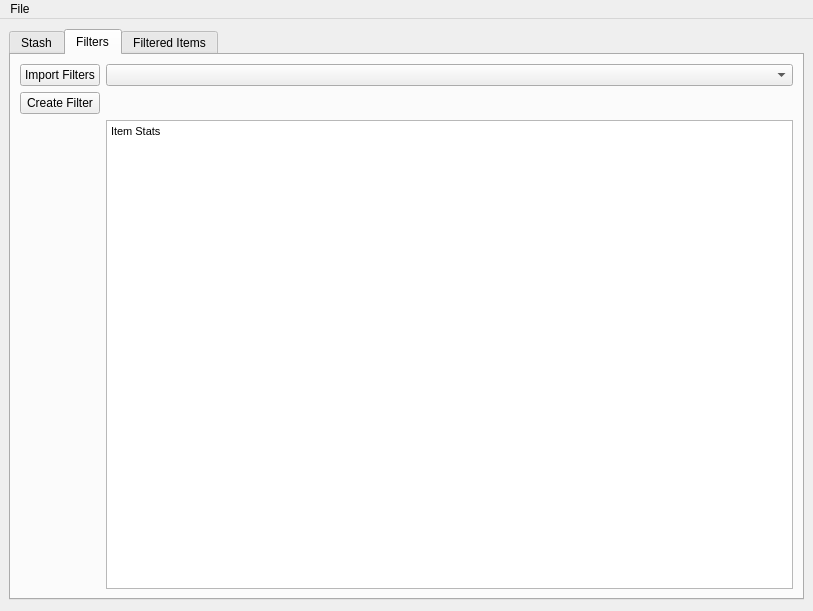
<?xml version="1.0" encoding="UTF-8"?>
<ui version="4.0">
 <class>MainWindow</class>
 <widget class="QMainWindow" name="MainWindow">
  <property name="geometry">
   <rect>
    <x>0</x>
    <y>0</y>
    <width>813</width>
    <height>611</height>
   </rect>
  </property>
  <property name="windowTitle">
   <string>MainWindow</string>
  </property>
  <widget class="QWidget" name="centralwidget">
   <layout class="QGridLayout" name="gridLayout">
    <item row="0" column="0">
     <widget class="QTabWidget" name="tabWidget">
      <property name="maximumSize">
       <size>
        <width>801</width>
        <height>571</height>
       </size>
      </property>
      <property name="currentIndex">
       <number>1</number>
      </property>
      <widget class="QWidget" name="stash_tab">
       <attribute name="title">
        <string>Stash</string>
       </attribute>
       <layout class="QGridLayout" name="gridLayout_3">
        <item row="0" column="0">
         <widget class="QStackedWidget" name="stackedWidget">
          <property name="currentIndex">
           <number>1</number>
          </property>
          <widget class="QWidget" name="input_stash_page">
           <widget class="QPlainTextEdit" name="input_poesessid">
            <property name="geometry">
             <rect>
              <x>70</x>
              <y>15</y>
              <width>692</width>
              <height>41</height>
             </rect>
            </property>
           </widget>
           <widget class="QPushButton" name="GetStashButton">
            <property name="geometry">
             <rect>
              <x>70</x>
              <y>347</y>
              <width>691</width>
              <height>31</height>
             </rect>
            </property>
            <property name="text">
             <string>Get Stash</string>
            </property>
           </widget>
           <widget class="QPlainTextEdit" name="input_poetabs">
            <property name="geometry">
             <rect>
              <x>70</x>
              <y>74</y>
              <width>692</width>
              <height>31</height>
             </rect>
            </property>
            <property name="plainText">
             <string>q1,q2,q3</string>
            </property>
           </widget>
           <widget class="QLabel" name="label">
            <property name="geometry">
             <rect>
              <x>9</x>
              <y>78</y>
              <width>51</width>
              <height>31</height>
             </rect>
            </property>
            <property name="text">
             <string>Tabs</string>
            </property>
           </widget>
           <widget class="QLabel" name="label_2">
            <property name="geometry">
             <rect>
              <x>9</x>
              <y>15</y>
              <width>55</width>
              <height>41</height>
             </rect>
            </property>
            <property name="text">
             <string>POESESSID</string>
            </property>
           </widget>
           <widget class="QLabel" name="label_3">
            <property name="geometry">
             <rect>
              <x>9</x>
              <y>176</y>
              <width>22</width>
              <height>151</height>
             </rect>
            </property>
            <property name="text">
             <string>Json</string>
            </property>
           </widget>
           <widget class="QLabel" name="label_4">
            <property name="geometry">
             <rect>
              <x>400</x>
              <y>130</y>
              <width>16</width>
              <height>16</height>
             </rect>
            </property>
            <property name="text">
             <string>OR</string>
            </property>
           </widget>
           <widget class="QPlainTextEdit" name="input_json">
            <property name="geometry">
             <rect>
              <x>70</x>
              <y>180</y>
              <width>691</width>
              <height>151</height>
             </rect>
            </property>
           </widget>
          </widget>
          <widget class="QWidget" name="stash_page">
           <layout class="QFormLayout" name="formLayout_3">
            <item row="0" column="0">
             <widget class="QTreeWidget" name="ShowStashItems">
              <column>
               <property name="text">
                <string>1</string>
               </property>
              </column>
              <item>
               <property name="text">
                <string>Item Class</string>
               </property>
               <item>
                <property name="text">
                 <string>Boots</string>
                </property>
                <item>
                 <property name="text">
                  <string>Item 1</string>
                 </property>
                </item>
               </item>
              </item>
             </widget>
            </item>
            <item row="1" column="0" colspan="2">
             <widget class="QPushButton" name="ResetStashButton">
              <property name="text">
               <string>Get Stash Again</string>
              </property>
             </widget>
            </item>
            <item row="0" column="1">
             <widget class="QTextBrowser" name="ShowStashItemText">
              <property name="html">
               <string>&lt;!DOCTYPE HTML PUBLIC &quot;-//W3C//DTD HTML 4.0//EN&quot; &quot;http://www.w3.org/TR/REC-html40/strict.dtd&quot;&gt;
&lt;html&gt;&lt;head&gt;&lt;meta name=&quot;qrichtext&quot; content=&quot;1&quot; /&gt;&lt;style type=&quot;text/css&quot;&gt;
p, li { white-space: pre-wrap; }
&lt;/style&gt;&lt;/head&gt;&lt;body style=&quot; font-family:'MS Shell Dlg 2'; font-size:8.25pt; font-weight:400; font-style:normal;&quot;&gt;
&lt;p style=&quot; margin-top:0px; margin-bottom:0px; margin-left:0px; margin-right:0px; -qt-block-indent:0; text-indent:0px;&quot;&gt;Item Stats&lt;/p&gt;&lt;/body&gt;&lt;/html&gt;</string>
              </property>
             </widget>
            </item>
           </layout>
          </widget>
         </widget>
        </item>
       </layout>
      </widget>
      <widget class="QWidget" name="filters_tab">
       <attribute name="title">
        <string>Filters</string>
       </attribute>
       <layout class="QFormLayout" name="formLayout_2">
        <item row="0" column="0">
         <widget class="QPushButton" name="ImportFiltersButton">
          <property name="text">
           <string>Import Filters</string>
          </property>
         </widget>
        </item>
        <item row="1" column="0">
         <widget class="QPushButton" name="CreateFiltersButton">
          <property name="text">
           <string>Create Filter</string>
          </property>
         </widget>
        </item>
        <item row="0" column="1">
         <widget class="QComboBox" name="SelectFilterCombo"/>
        </item>
        <item row="2" column="1">
         <widget class="QTextBrowser" name="ShowFilterStatsText">
          <property name="html">
           <string>&lt;!DOCTYPE HTML PUBLIC &quot;-//W3C//DTD HTML 4.0//EN&quot; &quot;http://www.w3.org/TR/REC-html40/strict.dtd&quot;&gt;
&lt;html&gt;&lt;head&gt;&lt;meta name=&quot;qrichtext&quot; content=&quot;1&quot; /&gt;&lt;style type=&quot;text/css&quot;&gt;
p, li { white-space: pre-wrap; }
&lt;/style&gt;&lt;/head&gt;&lt;body style=&quot; font-family:'MS Shell Dlg 2'; font-size:8.25pt; font-weight:400; font-style:normal;&quot;&gt;
&lt;p style=&quot; margin-top:0px; margin-bottom:0px; margin-left:0px; margin-right:0px; -qt-block-indent:0; text-indent:0px;&quot;&gt;Item Stats&lt;/p&gt;
&lt;p style=&quot;-qt-paragraph-type:empty; margin-top:0px; margin-bottom:0px; margin-left:0px; margin-right:0px; -qt-block-indent:0; text-indent:0px;&quot;&gt;&lt;br /&gt;&lt;/p&gt;&lt;/body&gt;&lt;/html&gt;</string>
          </property>
         </widget>
        </item>
       </layout>
      </widget>
      <widget class="QWidget" name="filtered_items_tab">
       <attribute name="title">
        <string>Filtered Items</string>
       </attribute>
       <layout class="QFormLayout" name="formLayout_4">
        <item row="0" column="0">
         <widget class="QTreeWidget" name="ShowFilterItems">
          <column>
           <property name="text">
            <string>1</string>
           </property>
          </column>
          <item>
           <property name="text">
            <string>Filter 1</string>
           </property>
           <item>
            <property name="text">
             <string>Item Class</string>
            </property>
            <item>
             <property name="text">
              <string>Item 1</string>
             </property>
            </item>
           </item>
          </item>
          <item>
           <property name="text">
            <string>Filter 2</string>
           </property>
           <item>
            <property name="text">
             <string>Item Class</string>
            </property>
            <item>
             <property name="text">
              <string>Item 2</string>
             </property>
            </item>
           </item>
          </item>
          <item>
           <property name="text">
            <string/>
           </property>
          </item>
         </widget>
        </item>
        <item row="0" column="1">
         <widget class="QTextBrowser" name="ShowItemStatsText">
          <property name="html">
           <string>&lt;!DOCTYPE HTML PUBLIC &quot;-//W3C//DTD HTML 4.0//EN&quot; &quot;http://www.w3.org/TR/REC-html40/strict.dtd&quot;&gt;
&lt;html&gt;&lt;head&gt;&lt;meta name=&quot;qrichtext&quot; content=&quot;1&quot; /&gt;&lt;style type=&quot;text/css&quot;&gt;
p, li { white-space: pre-wrap; }
&lt;/style&gt;&lt;/head&gt;&lt;body style=&quot; font-family:'MS Shell Dlg 2'; font-size:8.25pt; font-weight:400; font-style:normal;&quot;&gt;
&lt;p style=&quot; margin-top:0px; margin-bottom:0px; margin-left:0px; margin-right:0px; -qt-block-indent:0; text-indent:0px;&quot;&gt;Item Stats&lt;/p&gt;&lt;/body&gt;&lt;/html&gt;</string>
          </property>
         </widget>
        </item>
        <item row="1" column="0" colspan="2">
         <widget class="QTextBrowser" name="ShowFilteredItemsNames">
          <property name="html">
           <string>&lt;!DOCTYPE HTML PUBLIC &quot;-//W3C//DTD HTML 4.0//EN&quot; &quot;http://www.w3.org/TR/REC-html40/strict.dtd&quot;&gt;
&lt;html&gt;&lt;head&gt;&lt;meta name=&quot;qrichtext&quot; content=&quot;1&quot; /&gt;&lt;style type=&quot;text/css&quot;&gt;
p, li { white-space: pre-wrap; }
&lt;/style&gt;&lt;/head&gt;&lt;body style=&quot; font-family:'MS Shell Dlg 2'; font-size:8.25pt; font-weight:400; font-style:normal;&quot;&gt;
&lt;p style=&quot; margin-top:0px; margin-bottom:0px; margin-left:0px; margin-right:0px; -qt-block-indent:0; text-indent:0px;&quot;&gt;All items names&lt;/p&gt;
&lt;p style=&quot;-qt-paragraph-type:empty; margin-top:0px; margin-bottom:0px; margin-left:0px; margin-right:0px; -qt-block-indent:0; text-indent:0px;&quot;&gt;&lt;br /&gt;&lt;/p&gt;&lt;/body&gt;&lt;/html&gt;</string>
          </property>
         </widget>
        </item>
       </layout>
      </widget>
     </widget>
    </item>
   </layout>
  </widget>
  <widget class="QMenuBar" name="menubar">
   <property name="geometry">
    <rect>
     <x>0</x>
     <y>0</y>
     <width>813</width>
     <height>21</height>
    </rect>
   </property>
   <widget class="QMenu" name="menuFile">
    <property name="title">
     <string>File</string>
    </property>
    <addaction name="actionExit"/>
   </widget>
   <addaction name="menuFile"/>
  </widget>
  <action name="actionExit">
   <property name="text">
    <string>Exit</string>
   </property>
  </action>
 </widget>
 <resources/>
 <connections/>
</ui>
